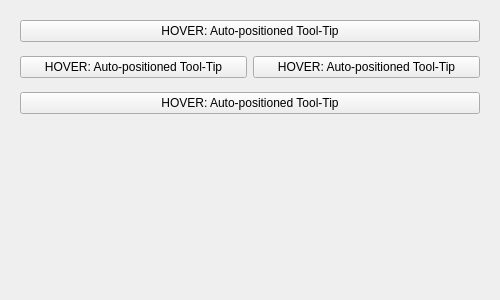
<?xml version="1.0" encoding="UTF-8"?>
<ui version="4.0">
 <class>MainWindow</class>
 <widget class="QMainWindow" name="MainWindow">
  <property name="geometry">
   <rect>
    <x>0</x>
    <y>0</y>
    <width>500</width>
    <height>300</height>
   </rect>
  </property>
  <property name="windowTitle">
   <string>QCustomQToolTip Tail Position Test</string>
  </property>
  <widget class="QWidget" name="centralwidget">
   <layout class="QVBoxLayout" name="rootLayout">
    <property name="spacing">
     <number>14</number>
    </property>
    <property name="leftMargin">
     <number>20</number>
    </property>
    <property name="topMargin">
     <number>20</number>
    </property>
    <property name="rightMargin">
     <number>20</number>
    </property>
    <property name="bottomMargin">
     <number>20</number>
    </property>
    <item>
     <widget class="QPushButton" name="tipBtn1">
      <property name="text">
       <string>HOVER: Auto-positioned Tool-Tip</string>
      </property>
      <property name="toolTip">
       <string>Testing Auto-positioned Tool-Tip.  Try resizing the window then hover again!</string>
      </property>
     </widget>
    </item>
    <item>
     <widget class="QWidget" name="tipRow" native="true">
      <layout class="QHBoxLayout" name="tipRowLayout">
       <property name="leftMargin">
        <number>0</number>
       </property>
       <property name="topMargin">
        <number>0</number>
       </property>
       <property name="rightMargin">
        <number>0</number>
       </property>
       <property name="bottomMargin">
        <number>0</number>
       </property>
       <item>
        <widget class="QPushButton" name="tipBtn2">
         <property name="text">
          <string>HOVER: Auto-positioned Tool-Tip</string>
         </property>
         <property name="toolTip">
          <string>Testing Auto-positioned Tool-Tip.  Try resizing the window then hover again!</string>
         </property>
        </widget>
       </item>
       <item>
        <widget class="QPushButton" name="tipBtn3">
         <property name="text">
          <string>HOVER: Auto-positioned Tool-Tip</string>
         </property>
         <property name="toolTip">
          <string>Testing Auto-positioned Tool-Tip.  Try resizing the window then hover again!</string>
         </property>
        </widget>
       </item>
      </layout>
     </widget>
    </item>
    <item>
     <widget class="QPushButton" name="tipBtn4">
      <property name="text">
       <string>HOVER: Auto-positioned Tool-Tip</string>
      </property>
      <property name="toolTip">
       <string>Testing Auto-positioned Tool-Tip.  Try resizing the window then hover again!</string>
      </property>
     </widget>
    </item>
    <item>
     <spacer name="bottomSpacer">
      <property name="orientation">
       <enum>Qt::Vertical</enum>
      </property>
      <property name="sizeHint" stdset="0">
       <size>
        <width>20</width>
        <height>40</height>
       </size>
      </property>
     </spacer>
    </item>
   </layout>
  </widget>
 </widget>
 <customwidgets/>
 <resources/>
 <connections/>
</ui>
